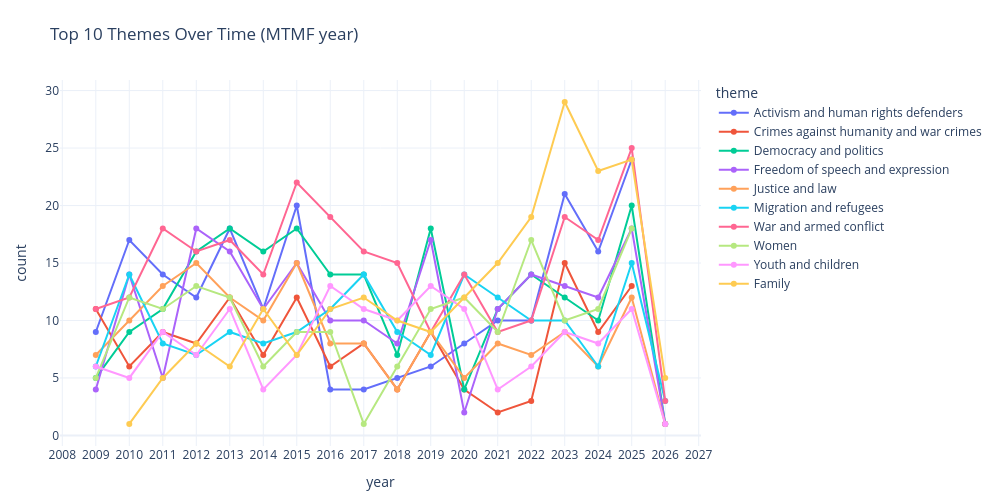

Notebook code for this chart:
### Markdown cell above
## Visualizing The Most Common Themes Over Years
Here we look at how the most common themes change over time. We identify the overall **top 10** themes across the dataset and filter to only those themes. Then, we group by year and theme to count occurrences and plot a multi-line chart, where each line tracks how frequently a top theme appears in each year.

### Code cell
def parse_list_quoted(x):
    if pd.isna(x):
        return []
    return [i.strip() for i in re.findall(r"""['"]([^'"]+)['"]""", str(x)) if i.strip()]

#explode to (year, theme)
yt = (
    df[["mtmf_year", "themes"]]
    .assign(theme_list=df["themes"].apply(parse_list_quoted))
    .explode("theme_list")
    .dropna(subset=["mtmf_year", "theme_list"])
    .rename(columns={"mtmf_year": "year", "theme_list": "theme"})
)

top_n = 10
top_themes = yt["theme"].value_counts().head(top_n).index
yt = yt[yt["theme"].isin(top_themes)]

counts = yt.groupby(["year", "theme"]).size().reset_index(name="count")

fig = px.line(
    counts,
    x="year", y="count", color="theme",
    markers=True,
    title=f"Top {top_n} Themes Over Time (MTMF year)",
    template="plotly_white"
)
fig.update_layout(width=1000, height=500, margin=dict(l=60, r=30, t=80, b=50))
fig.update_xaxes(dtick=1)
fig.show()

### Figure 1 — Plotly figure (JSON) as saved in the notebook; plotly's stock layout.template omitted (floating-point values rounded to 4 significant figures)
{"data": [{"hovertemplate": "theme=Activism and human rights defenders<br>year=%{x}<br>count=%{y}<extra></extra>", "legendgroup": "Activism and human rights defenders", "line": {"color": "#636efa", "dash": "solid"}, "marker": {"symbol": "circle"}, "mode": "lines+markers", "name": "Activism and human rights defenders", "orientation": "v", "showlegend": true, "type": "scatter", "x": [2009, 2010, 2011, 2012, 2013, 2014, 2015, 2016, 2017, 2018, 2019, 2020, 2021, 2022, 2023, 2024, 2025], "xaxis": "x", "y": [9, 17, 14, 12, 18, 11, 20, 4, 4, 5, 6, 8, 10, 10, 21, 16, 24], "yaxis": "y"}, {"hovertemplate": "theme=Crimes against humanity and war crimes<br>year=%{x}<br>count=%{y}<extra></extra>", "legendgroup": "Crimes against humanity and war crimes", "line": {"color": "#EF553B", "dash": "solid"}, "marker": {"symbol": "circle"}, "mode": "lines+markers", "name": "Crimes against humanity and war crimes", "orientation": "v", "showlegend": true, "type": "scatter", "x": [2009, 2010, 2011, 2012, 2013, 2014, 2015, 2016, 2017, 2018, 2019, 2020, 2021, 2022, 2023, 2024, 2025], "xaxis": "x", "y": [11, 6, 9, 8, 12, 7, 12, 6, 8, 4, 9, 4, 2, 3, 15, 9, 13], "yaxis": "y"}, {"hovertemplate": "theme=Democracy and politics<br>year=%{x}<br>count=%{y}<extra></extra>", "legendgroup": "Democracy and politics", "line": {"color": "#00cc96", "dash": "solid"}, "marker": {"symbol": "circle"}, "mode": "lines+markers", "name": "Democracy and politics", "orientation": "v", "showlegend": true, "type": "scatter", "x": [2009, 2010, 2011, 2012, 2013, 2014, 2015, 2016, 2017, 2018, 2019, 2020, 2021, 2022, 2023, 2024, 2025, 2026], "xaxis": "x", "y": [5, 9, 11, 16, 18, 16, 18, 14, 14, 7, 18, 4, 11, 14, 12, 10, 20, 1], "yaxis": "y"}, {"hovertemplate": "theme=Freedom of speech and expression<br>year=%{x}<br>count=%{y}<extra></extra>", "legendgroup": "Freedom of speech and expression", "line": {"color": "#ab63fa", "dash": "solid"}, "marker": {"symbol": "circle"}, "mode": "lines+markers", "name": "Freedom of speech and expression", "orientation": "v", "showlegend": true, "type": "scatter", "x": [2009, 2010, 2011, 2012, 2013, 2014, 2015, 2016, 2017, 2018, 2019, 2020, 2021, 2022, 2023, 2024, 2025, 2026], "xaxis": "x", "y": [4, 14, 5, 18, 16, 11, 15, 10, 10, 8, 17, 2, 11, 14, 13, 12, 18, 1], "yaxis": "y"}, {"hovertemplate": "theme=Justice and law<br>year=%{x}<br>count=%{y}<extra></extra>", "legendgroup": "Justice and law", "line": {"color": "#FFA15A", "dash": "solid"}, "marker": {"symbol": "circle"}, "mode": "lines+markers", "name": "Justice and law", "orientation": "v", "showlegend": true, "type": "scatter", "x": [2009, 2010, 2011, 2012, 2013, 2014, 2015, 2016, 2017, 2018, 2019, 2020, 2021, 2022, 2023, 2024, 2025, 2026], "xaxis": "x", "y": [7, 10, 13, 15, 12, 10, 15, 8, 8, 4, 9, 5, 8, 7, 9, 6, 12, 1], "yaxis": "y"}, {"hovertemplate": "theme=Migration and refugees<br>year=%{x}<br>count=%{y}<extra></extra>", "legendgroup": "Migration and refugees", "line": {"color": "#19d3f3", "dash": "solid"}, "marker": {"symbol": "circle"}, "mode": "lines+markers", "name": "Migration and refugees", "orientation": "v", "showlegend": true, "type": "scatter", "x": [2009, 2010, 2011, 2012, 2013, 2014, 2015, 2016, 2017, 2018, 2019, 2020, 2021, 2022, 2023, 2024, 2025, 2026], "xaxis": "x", "y": [6, 14, 8, 7, 9, 8, 9, 11, 14, 9, 7, 14, 12, 10, 10, 6, 15, 3], "yaxis": "y"}, {"hovertemplate": "theme=War and armed conflict<br>year=%{x}<br>count=%{y}<extra></extra>", "legendgroup": "War and armed conflict", "line": {"color": "#FF6692", "dash": "solid"}, "marker": {"symbol": "circle"}, "mode": "lines+markers", "name": "War and armed conflict", "orientation": "v", "showlegend": true, "type": "scatter", "x": [2009, 2010, 2011, 2012, 2013, 2014, 2015, 2016, 2017, 2018, 2019, 2020, 2021, 2022, 2023, 2024, 2025, 2026], "xaxis": "x", "y": [11, 12, 18, 16, 17, 14, 22, 19, 16, 15, 9, 14, 9, 10, 19, 17, 25, 3], "yaxis": "y"}, {"hovertemplate": "theme=Women<br>year=%{x}<br>count=%{y}<extra></extra>", "legendgroup": "Women", "line": {"color": "#B6E880", "dash": "solid"}, "marker": {"symbol": "circle"}, "mode": "lines+markers", "name": "Women", "orientation": "v", "showlegend": true, "type": "scatter", "x": [2009, 2010, 2011, 2012, 2013, 2014, 2015, 2016, 2017, 2018, 2019, 2020, 2021, 2022, 2023, 2024, 2025], "xaxis": "x", "y": [5, 12, 11, 13, 12, 6, 9, 9, 1, 6, 11, 12, 9, 17, 10, 11, 18], "yaxis": "y"}, {"hovertemplate": "theme=Youth and children<br>year=%{x}<br>count=%{y}<extra></extra>", "legendgroup": "Youth and children", "line": {"color": "#FF97FF", "dash": "solid"}, "marker": {"symbol": "circle"}, "mode": "lines+markers", "name": "Youth and children", "orientation": "v", "showlegend": true, "type": "scatter", "x": [2009, 2010, 2011, 2012, 2013, 2014, 2015, 2016, 2017, 2018, 2019, 2020, 2021, 2022, 2023, 2024, 2025, 2026], "xaxis": "x", "y": [6, 5, 9, 7, 11, 4, 7, 13, 11, 10, 13, 11, 4, 6, 9, 8, 11, 1], "yaxis": "y"}, {"hovertemplate": "theme=Family<br>year=%{x}<br>count=%{y}<extra></extra>", "legendgroup": "Family", "line": {"color": "#FECB52", "dash": "solid"}, "marker": {"symbol": "circle"}, "mode": "lines+markers", "name": "Family", "orientation": "v", "showlegend": true, "type": "scatter", "x": [2010, 2011, 2012, 2013, 2014, 2015, 2016, 2017, 2018, 2019, 2020, 2021, 2022, 2023, 2024, 2025, 2026], "xaxis": "x", "y": [1, 5, 8, 6, 11, 7, 11, 12, 10, 9, 12, 15, 19, 29, 23, 24, 5], "yaxis": "y"}], "layout": {"height": 500, "legend": {"title": {"text": "theme"}, "tracegroupgap": 0}, "margin": {"b": 50, "l": 60, "r": 30, "t": 80}, "title": {"text": "Top 10 Themes Over Time (MTMF year)"}, "width": 1000, "xaxis": {"anchor": "y", "domain": [0, 1], "dtick": 1, "title": {"text": "year"}}, "yaxis": {"anchor": "x", "domain": [0, 1], "title": {"text": "count"}}}}
